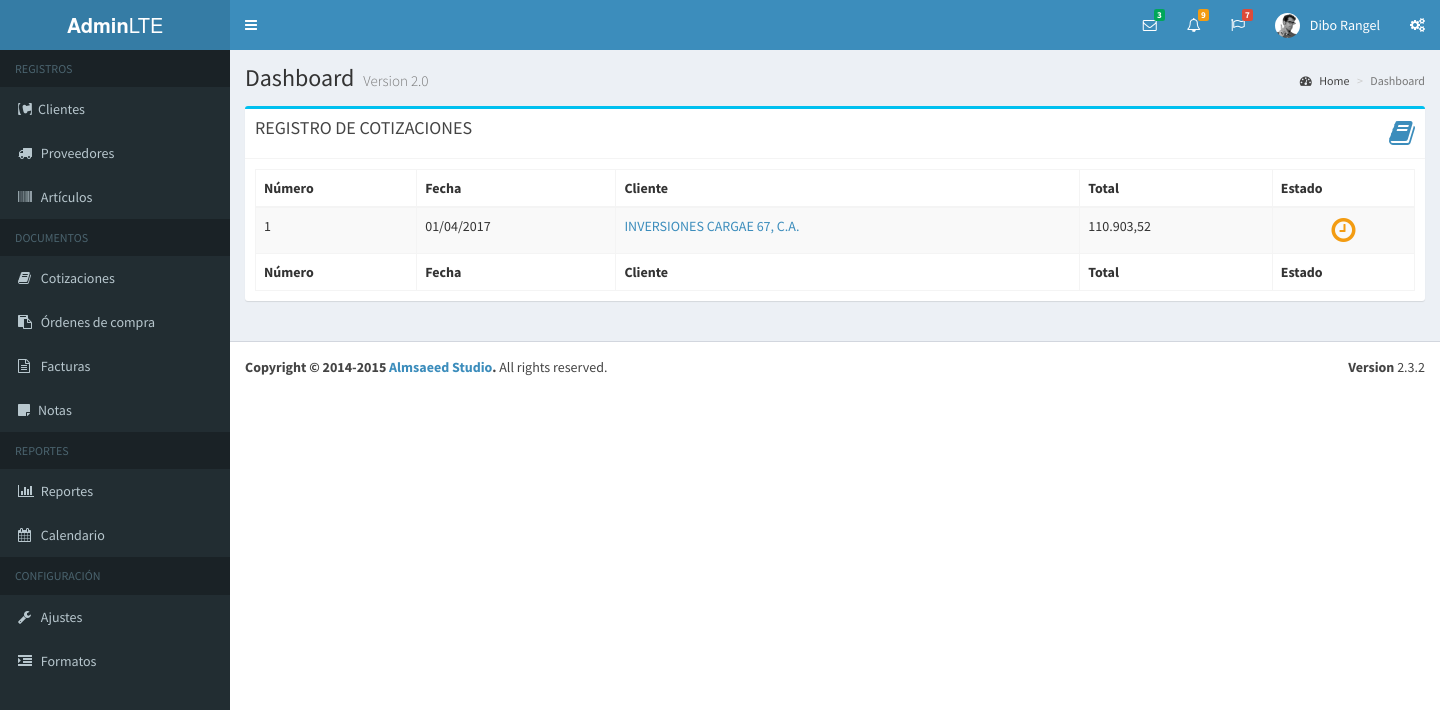
/cotizaciones.php (signed in), run on an earlier commit of the app's database.
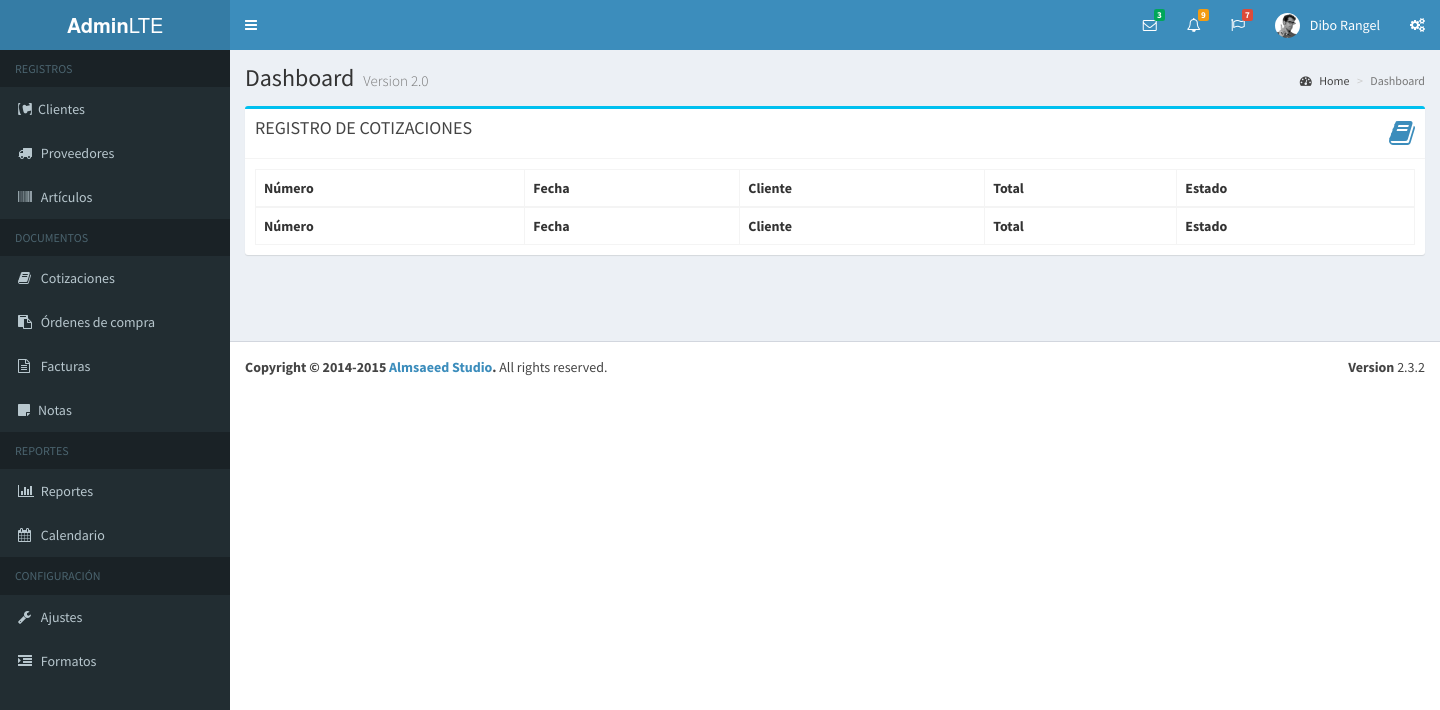
And on a later commit of the database.
### tables this page shows
CREATE TABLE IF NOT EXISTS `cotizacion` (
  `IdCotizacion2` int(5) NOT NULL AUTO_INCREMENT,
  `numero` int(4) DEFAULT NULL,
  `Fecha` varchar(10) DEFAULT NULL,
  `fecha_emision` date DEFAULT NULL,
  `fecha_registro` datetime DEFAULT NULL,
  `fecha_modificacion` datetime DEFAULT NULL,
  `fecha_vencimiento` datetime DEFAULT NULL,
  `fecha_anulacion` datetime DEFAULT NULL,
  `fecha_aprobacion` datetime DEFAULT NULL,
  `validez` varchar(30) DEFAULT NULL,
  `IdCliente` int(7) DEFAULT NULL,
  `IdCliente2` int(5) DEFAULT NULL,
  `Nombre` varchar(51) DEFAULT NULL,
  `Telefono` varchar(20) DEFAULT NULL,
  `Rif` varchar(14) DEFAULT NULL,
  `Fax` varchar(15) DEFAULT NULL,
  `Email` varchar(30) DEFAULT NULL,
  `pcontacto` varchar(30) DEFAULT NULL,
  `idProveedor` int(2) DEFAULT NULL,
  `iva` float DEFAULT NULL,
  `tipo` varchar(12) DEFAULT NULL,
  `CotizAprobada` varchar(5) DEFAULT NULL,
  `SubTotal` varchar(9) DEFAULT NULL,
  `TotalDescto` int(1) DEFAULT NULL,
  `estado` varchar(20) DEFAULT NULL,
  `valor_condicion` int(3) DEFAULT NULL,
  `condicion` varchar(12) DEFAULT NULL,
  `IdRecargo` int(1) NOT NULL,
  `ISV` varchar(8) DEFAULT NULL,
  `Total` decimal(9,2) DEFAULT NULL,
  `introduccion` varchar(200) DEFAULT NULL,
  `Observaciones` varchar(30) DEFAULT NULL,
  `Observaciones1` varchar(100) DEFAULT NULL,
  `Observaciones2` varchar(100) DEFAULT NULL,
  `Observaciones3` varchar(100) DEFAULT NULL,
  `Paridad` int(1) DEFAULT NULL,
  `idUsuario` int(11) DEFAULT NULL,
  PRIMARY KEY (`IdCotizacion2`,`IdRecargo`),
  KEY `idUsuario` (`idUsuario`)
);

CREATE TABLE IF NOT EXISTS `cliente` (
  `IdCliente` int(7) NOT NULL,
  `idCliente2` int(5) NOT NULL AUTO_INCREMENT,
  `Nombre` varchar(51) NOT NULL,
  `Rif` varchar(13) NOT NULL,
  `pcontacto` varchar(50) DEFAULT NULL,
  `Nit` int(11) DEFAULT NULL,
  `direccion1` varchar(100) DEFAULT NULL,
  `direccion2` varchar(100) DEFAULT NULL,
  `Ciudad` varchar(30) DEFAULT NULL,
  `telefono1` varchar(20) DEFAULT NULL,
  `telefono2` varchar(20) DEFAULT NULL,
  `IdZona` int(1) DEFAULT NULL,
  `CodPos` varchar(12) DEFAULT NULL,
  `IdCondicion` int(2) DEFAULT NULL,
  `VigCre` varchar(10) DEFAULT NULL,
  `MonCre` int(1) DEFAULT NULL,
  `IdVendedor` int(1) DEFAULT NULL,
  `PagWeb` varchar(30) DEFAULT NULL,
  `Email` varchar(30) DEFAULT NULL,
  `IdCodContab` int(1) DEFAULT NULL,
  `NroPrecio` int(1) DEFAULT NULL,
  `AccionSql` varchar(4) DEFAULT NULL,
  PRIMARY KEY (`idCliente2`)
);

### bd/data-usuario.php (called while the page is built, shortened)
<?php
	function obtenerUsuarioPorId( $idu, $dbh ){
		$sql = "select * from usuario where idUsuario = $idu";
		$data_user = mysql_fetch_array( mysql_query ( $sql, $dbh ) );
		return $data_user;
	}
?>

### bd/data-cotizacion.php (called while the page is built, shortened)
<?php
	function obtenerListaCotizaciones( $link, $idu, $estado ){
		$xq = ""; $lista_c = array();
		$q = "Select c.IdCotizacion2 as idc, c.tipo as tipo, c.numero as numero, c.estado as estado,
		date_format(c.fecha_emision,'%d/%m/%Y') as Fecha, k.Nombre as Nombre, c.Total as Total
		from cotizacion c, cliente k where c.IdCliente2 = k.IdCliente2 and c.tipo = 'cotizacion'
		and idUsuario = $idu $xq order by c.fecha_emision DESC";
		$data = mysql_query( $q, $link );
		while( $c = mysql_fetch_array( $data ) ){
			$lista_c[] = $c;
		}
		return $lista_c;
	}
?>

### fn/fn-documento.php (called while the page is built, shortened)
<?php
	function iconoEstado( $estado ){
		$icono = array(
			""	=> array("icono" => " fa-sticky-note", "color" => "verde"),
			"pendiente"	=> array("icono" => "fa-clock-o", "color" => "amarillo"),
			"aprobada"	=> array("icono" => "fa-thumbs-up", "color" => "verde"),
			"pagada"	=> array("icono" => "fa-check", "color" => "azul"),
			"vencida"	=> array("icono" => "fa-calendar-times-o", "color" => "gris"),
			"anulada" 	=> array("icono" => "fa-ban", "color" => "rojo")
		);
		return $icono[$estado];
	}
?>

### subforms/nav/perfil.php (the view, shortened to what this page needs)
<?php
  $usuario = obtenerUsuarioPorId( $_SESSION["user"]["idUsuario"], $dbh );
?>
<li class="dropdown user user-menu">
<a href="#" class="dropdown-toggle" data-toggle="dropdown">
  <img src="dist/img/user2-160x160.jpg" class="user-image" alt="User Image">
  <span class="hidden-xs"><?php echo $usuario["nombre"]; ?></span>
</a>
</li>

### subforms/tablas/tabla_cotizaciones.php (shortened to what this page needs)
<?php
	$tipo = "";
	if( $tipo == "solicitud" )
		$cotizaciones = obtenerSolicitudesCotizaciones( $dbh, $usuario["idUsuario"] );
	else
		$cotizaciones = obtenerListaCotizaciones( $dbh, $usuario["idUsuario"], "" );
?>
<table id="lista_ctz" class="table table-bordered table-striped">
    <thead>
      <tr>
        <th>Número</th>
        <th>Fecha</th>
        <?php if( $tipo != "solicitud" ) { ?> <th>Cliente</th> <?php } else { ?><th>Proveedor</th> <?php } ?>
		<?php if( $tipo != "solicitud" ) { ?> <th>Total</th> <?php } ?>
        <th>Estado</th>
      </tr>
    </thead>
    <tbody>
        <?php
          foreach( $cotizaciones as $c ){
            if ( $tipo == "solicitud" ) $td = "sctz"; else $td = "ctz";
            $ie = iconoEstado( $c["estado"] );
        ?>
        <tr>
            <td> <?php echo $c["numero"];  ?></td>
            <td> <?php echo $c["Fecha"];  ?></td>
            <td>
              <a href="documento.php?tipo_documento=<?php echo $td; ?>&id=<?php echo $c["idc"]; ?>"><?php echo $c["Nombre"]; ?></a>
            </td>
            <?php if( $tipo != "solicitud" ) { ?>
              <td>
                <?php echo number_format( $c["Total"], 2, ",", "." );  ?>
              </td>
            <?php } ?>
            <td align="center">
              <i class="fa fa-2x <?php echo $ie["icono"]." ".$ie["color"]; ?>"></i>
            </td>
        </tr>
        <?php } ?>
    </tbody>
    <tfoot>
        <tr>
        <th>Número</th>
        <th>Fecha</th>
        <?php if( $tipo != "solicitud" ) { ?> <th>Cliente</th> <?php } else { ?><th>Proveedor</th> <?php } ?>
		<?php if( $tipo != "solicitud" ) { ?> <th>Total</th> <?php } ?>
        <th>Estado</th>
      </tr>
    </tfoot>
</table>

What changed in the data, as far as the page shows it:
removed cotizacion: numero "1", Fecha "01/04/2017", IdCliente2.Nombre "INVERSIONES CARGAE 67, C.A.", Total "110.903,52"
